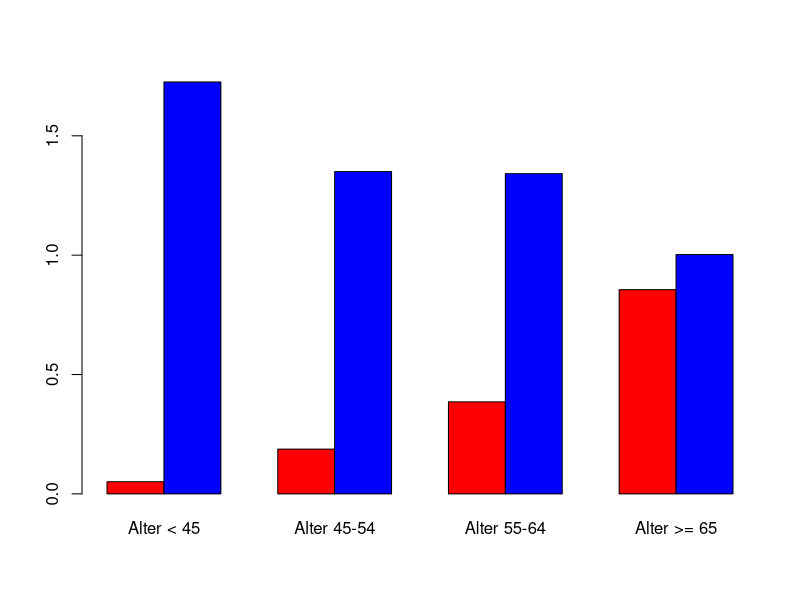
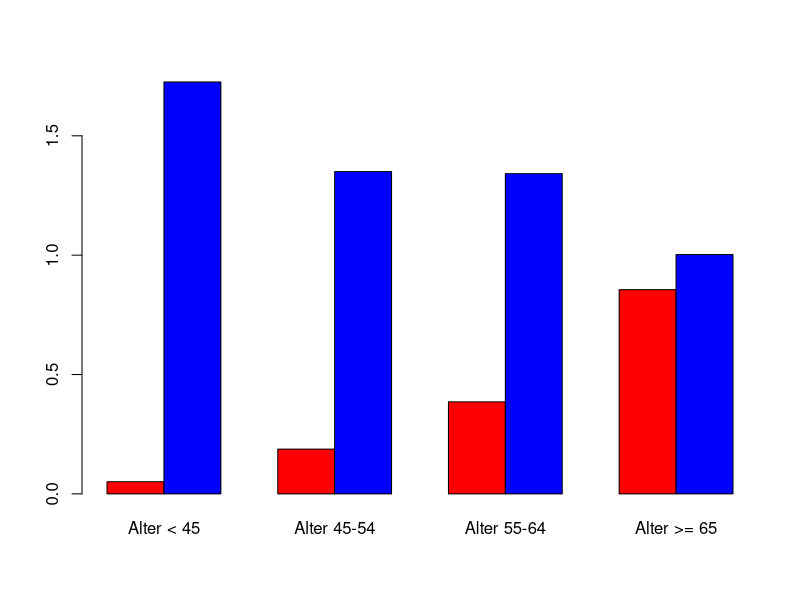
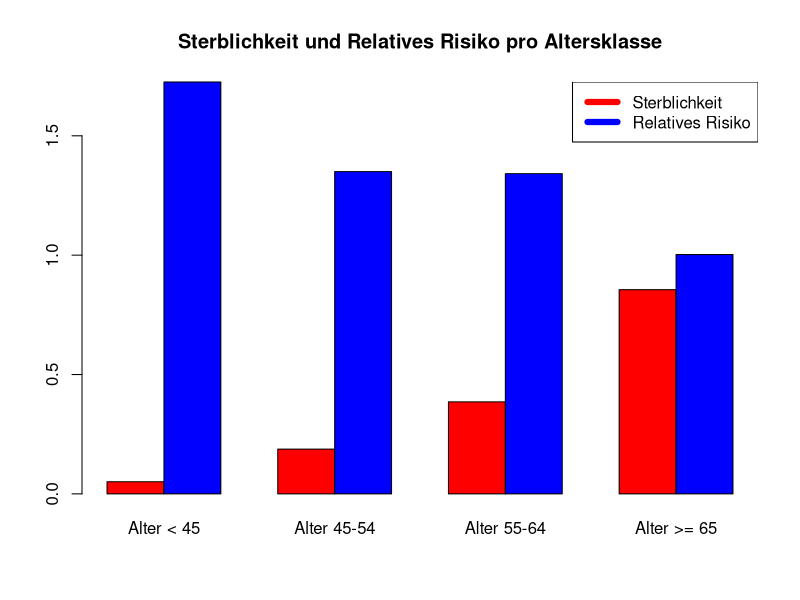
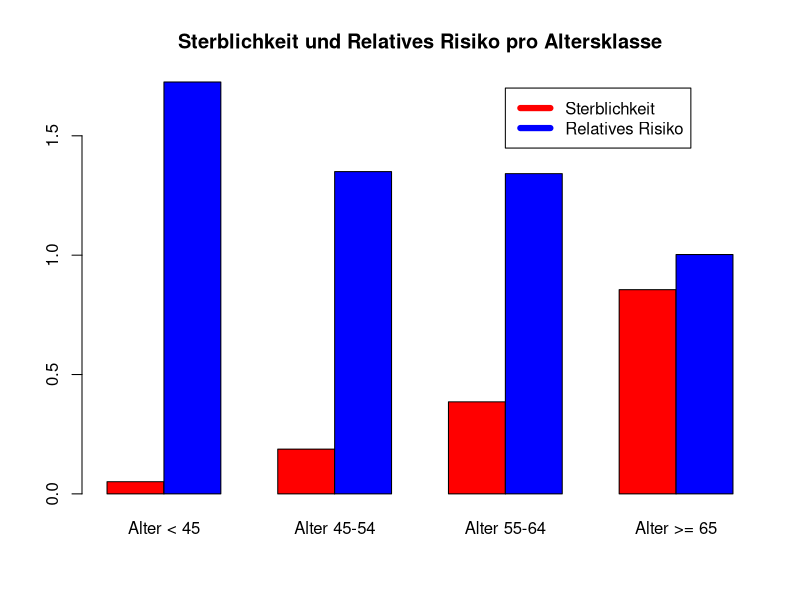

Generate these figures, in order, with R:


### Teil (a) mit R berechnet ##################################################
## Sterblichkeitsraten
32/628
39/208
91/236
207/242
sterb = c(0.0510, 0.1875, 0.3856, 0.8554)


### Teil (b) mit R berechnet ##################################################
## Relative Risiken
(19/288)/(13/340)
(27/130)/(12/78)
(51/115)/(40/121)
(42/49)/(165/193)
RR = c(1.7254, 1.35, 1.3415, 1.0026)


### Teil (c): Grafische Darstellungen #########################################
## Zusammenfassung von Sterblichkeitsraten und RR zu einer Matrix
data = rbind(sterb, RR)
data

# Mit Spaltenbeschriftung
colnames(data) = c("Alter < 45","Alter 45-54","Alter 55-64","Alter >= 65")
data

## Einfacher Barplot
barplot(data, beside = TRUE, 
        col = c("red", "blue", "red", "blue", "red", "blue", "red", "blue") )


## Etwas elegantere Farbeingabe
graphics.off()
matrix(c("red","blue"), nrow = 2, ncol = 4)

barplot(data, beside = TRUE, 
        col = matrix(c("red","blue"), nrow = 2, ncol = 4))

## Mit �berschrift und Legende
barplot(data, beside = TRUE, 
        col = matrix(c("red","blue"), nrow = 2, ncol = 4),
        main = "Sterblichkeit und Relatives Risiko pro Altersklasse")

legend("topright", c("Sterblichkeit","Relatives Risiko"),
                 col = c("red","blue"), lty = 1, lwd = 6)

# Alternative Positionierung der Legende
barplot(data, beside = TRUE, 
        col = matrix(c("red","blue"), nrow = 2, ncol = 4),
        main = "Sterblichkeit und Relatives Risiko pro Altersklasse")

legend(8,1.7, c("Sterblichkeit","Relatives Risiko"),
                 col = c("red","blue"), lty = 1, lwd = 6)



### �bung 2 ###################################################################
### Blutdrucksenkendes Mittel vs. Placebo #####################################
###############################################################################

n = 16
p = 1/2

### Nachvollzug der Rechnung aus Teil (a) #####################################
### Einseitiger Test                      #####################################
###############################################################################

## direkte Berechnung des p-Wertes zum Beobachtungswert x_star = 12
p_W = 1 - pbinom(11,n,p)
p_W

# alternativ
pbinom(11,n,p,lower.tail = FALSE)  # Achtung: P(X > 11) wird berechnet

## Berechnung der Einzelwahrscheinlichkeiten
round( dbinom(12,n,p) ,4)
round( dbinom(13,n,p) ,4)
round( dbinom(14,n,p) ,4)
round( dbinom(15,n,p) ,4)
round( dbinom(16,n,p) ,4)


### Zur Info: Rechnung aus Teil (b) ###########################################
### Zweiseitiger Test               ###########################################
###############################################################################

## direkte Berechnung des p-Wertes zum Beobachtungswert x_star = 12
p_W = 1 - pbinom(11,n,p) + pbinom(4,n,p) 
p_W

